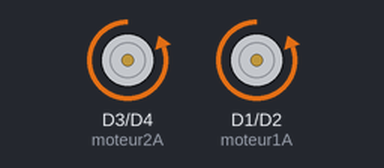
A sketch run on a simulated ESP8266 (NodeMCU). Parts: motor-driver pin pairs drawn as motors (green arrow = first pin HIGH = forward, orange = second pin HIGH = backward, longer = more drive).

Above: at 0.2 s.
At 1.0 s:
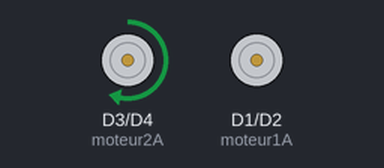
At 4.5 s:
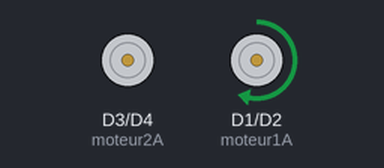
Timing chart, 0 to 5.8 s (numbered marks = the images above):
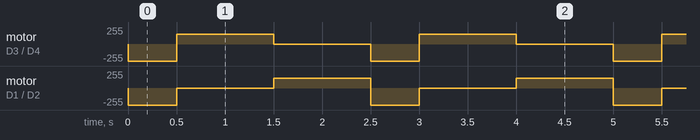

The sketch:

test-l9110.ino
```cpp
/****************************************************
   Deux moteurs à courant continu contrôlés par une
   carte esp avec un module L9110S.

   http://electroniqueamateur.blogspot.com/2017/12/controle-de-deux-moteurs-avec-l9110s-et.html

   Version A REICHART 2022 avec esp

 ****************************************************/

#define moteur1A D1
#define moteur1B D2
#define moteur2A D3
#define moteur2B D4

int vitesse = 255;  // 0 à 255

void setup() {

}

void loop() {

  // les deux moteurs tournent en marche avant,
  // à haute vitesse

  //moteur 1
  vitesse = 255;
  analogWrite(moteur1A, 0);
  analogWrite(moteur1B, vitesse);
  //moteur 2
  analogWrite(moteur2A, 0);
  analogWrite(moteur2B, vitesse);
  delay(500); // on attend 0.5 secondes

  // le moteur 1 s'arrête complètement, et
  // le moteur 2 part en sens inverse à faible vitesse

    vitesse = 150;
  //moteur 1
  analogWrite(moteur1A, 0);
  analogWrite(moteur1B, 0);
  //moteur 2

  analogWrite(moteur2A, vitesse);
  analogWrite(moteur2B, 0);
  delay(1000); // on attend 1 seconde

  // le moteur 2 s'arrête complètement, et
  // le moteur 1 part en sens inverse à faible vitesse

    vitesse = 150;
  //moteur 1
  analogWrite(moteur1A, vitesse);
  analogWrite(moteur1B, 0);
  //moteur 2

  analogWrite(moteur2A, 0);
  analogWrite(moteur2B, 0);
  delay(1000); // pendant 1 seconde


}
```

Measured:
- by itself, motor on D3 (moteur2A) / D4 (moteur2B): repeats every 2.5 s: forward 150/255 1.0 s, stopped 1.0 s, backward 255/255 0.50 s
- by itself, motor on D1 (moteur1A) / D2 (moteur1B): repeats every 2.5 s: stopped 1.0 s, forward 150/255 1.0 s, backward 255/255 0.50 s
